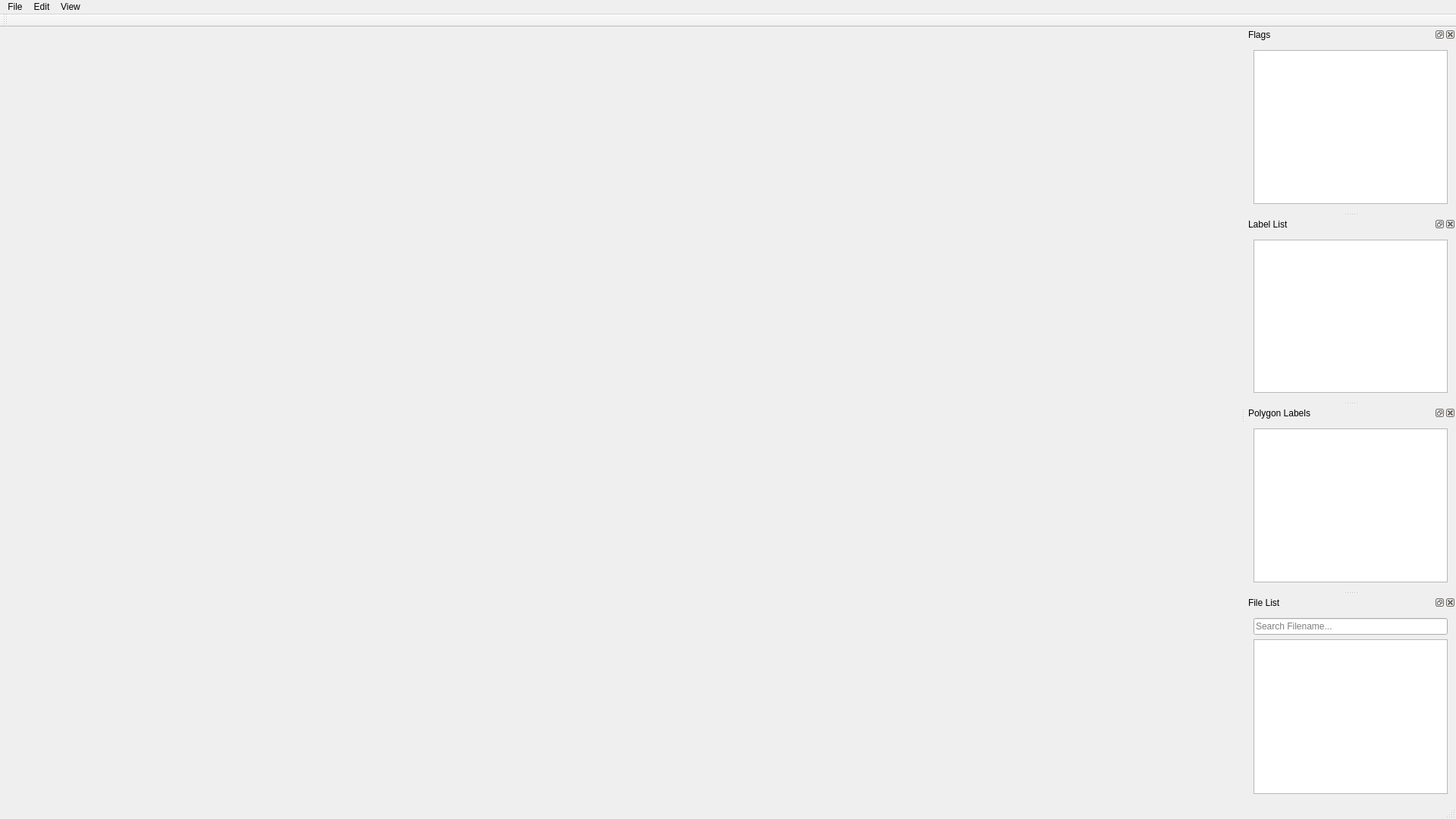
<?xml version="1.0" encoding="UTF-8"?>
<ui version="4.0">
 <class>MainWindow</class>
 <widget class="QMainWindow" name="MainWindow">
  <property name="geometry">
   <rect>
    <x>0</x>
    <y>0</y>
    <width>1920</width>
    <height>1080</height>
   </rect>
  </property>
  <property name="windowTitle">
   <string>MainWindow</string>
  </property>
  <widget class="QWidget" name="centralWidget"/>
  <widget class="QMenuBar" name="menuBar">
   <property name="geometry">
    <rect>
     <x>0</x>
     <y>0</y>
     <width>1920</width>
     <height>27</height>
    </rect>
   </property>
   <widget class="QMenu" name="menu_File">
    <property name="title">
     <string>File</string>
    </property>
    <addaction name="action_Open"/>
    <addaction name="action_Open_Dir"/>
    <addaction name="action_Open_Recent"/>
    <addaction name="action_Prev_Image"/>
    <addaction name="action_Next_Image"/>
    <addaction name="action_Save"/>
    <addaction name="action_Save_As"/>
    <addaction name="action_Save_Automatically"/>
    <addaction name="action_Change_Output_Dir"/>
    <addaction name="action_Close"/>
    <addaction name="action_Delete_File_2"/>
    <addaction name="separator"/>
    <addaction name="action_Quit"/>
   </widget>
   <widget class="QMenu" name="menu_Edit">
    <property name="title">
     <string>Edit</string>
    </property>
    <addaction name="actionCreate_Polygons"/>
    <addaction name="actionCreate_Rectangle"/>
    <addaction name="actionCreate_Circle"/>
    <addaction name="actionCreate_Line"/>
    <addaction name="actionCreate_Point"/>
    <addaction name="actionCreate_LineStrip"/>
    <addaction name="actionCreate_Curve"/>
    <addaction name="actionCreate_Freeform"/>
    <addaction name="actionEdit_Polygons"/>
    <addaction name="actionEdit_Label"/>
    <addaction name="actionDelete_Polygons"/>
    <addaction name="actionDuplicate_Polygons"/>
    <addaction name="separator"/>
    <addaction name="actionUndo"/>
    <addaction name="actionUndo_Last_Point"/>
    <addaction name="actionSelect_All"/>
    <addaction name="actionInvert_Selection"/>
    <addaction name="separator"/>
    <addaction name="actionPolygon_Line_Color"/>
    <addaction name="actionPolygon_Fill_Color"/>
    <addaction name="separator"/>
    <addaction name="actionKeep_Previous_Annotation"/>
   </widget>
   <widget class="QMenu" name="menu_View">
    <property name="title">
     <string>View</string>
    </property>
   </widget>
   <addaction name="menu_File"/>
   <addaction name="menu_Edit"/>
   <addaction name="menu_View"/>
  </widget>
  <widget class="QToolBar" name="mainToolBar">
   <attribute name="toolBarArea">
    <enum>TopToolBarArea</enum>
   </attribute>
   <attribute name="toolBarBreak">
    <bool>false</bool>
   </attribute>
  </widget>
  <widget class="QStatusBar" name="statusBar"/>
  <widget class="QDockWidget" name="dockWidget_5">
   <property name="minimumSize">
    <size>
     <width>200</width>
     <height>120</height>
    </size>
   </property>
   <property name="windowTitle">
    <string>Flags</string>
   </property>
   <attribute name="dockWidgetArea">
    <number>2</number>
   </attribute>
   <widget class="QWidget" name="dockWidgetContents_5">
    <layout class="QVBoxLayout" name="verticalLayout_4">
     <item>
      <widget class="QListWidget" name="listWidget"/>
     </item>
    </layout>
   </widget>
  </widget>
  <widget class="QDockWidget" name="dockWidget_6">
   <property name="windowTitle">
    <string>Label List</string>
   </property>
   <attribute name="dockWidgetArea">
    <number>2</number>
   </attribute>
   <widget class="QWidget" name="dockWidgetContents_6">
    <property name="styleSheet">
     <string notr="true"/>
    </property>
    <layout class="QVBoxLayout" name="verticalLayout_3">
     <item>
      <widget class="QListWidget" name="listWidget_2"/>
     </item>
    </layout>
   </widget>
  </widget>
  <widget class="QDockWidget" name="dockWidget">
   <property name="windowTitle">
    <string>Polygon Labels</string>
   </property>
   <attribute name="dockWidgetArea">
    <number>2</number>
   </attribute>
   <widget class="QWidget" name="dockWidgetContents">
    <layout class="QVBoxLayout" name="verticalLayout_2">
     <item>
      <widget class="QListWidget" name="listWidget_3"/>
     </item>
    </layout>
   </widget>
  </widget>
  <widget class="QDockWidget" name="dockWidget_2">
   <property name="windowTitle">
    <string>File List</string>
   </property>
   <attribute name="dockWidgetArea">
    <number>2</number>
   </attribute>
   <widget class="QWidget" name="dockWidgetContents_2">
    <layout class="QVBoxLayout" name="verticalLayout">
     <item>
      <widget class="QLineEdit" name="lineEdit">
       <property name="placeholderText">
        <string>Search Filename...</string>
       </property>
      </widget>
     </item>
     <item>
      <widget class="QListWidget" name="listWidget_4"/>
     </item>
    </layout>
   </widget>
  </widget>
  <action name="action_Open">
   <property name="text">
    <string>Open</string>
   </property>
  </action>
  <action name="action_Next_Image">
   <property name="text">
    <string>Next Image</string>
   </property>
  </action>
  <action name="action_Prev_Image">
   <property name="text">
    <string>Prev Image</string>
   </property>
  </action>
  <action name="action_Save">
   <property name="text">
    <string>Save</string>
   </property>
  </action>
  <action name="action_Save_As">
   <property name="text">
    <string>Save As</string>
   </property>
  </action>
  <action name="action_Delete_File">
   <property name="text">
    <string>Delete File</string>
   </property>
  </action>
  <action name="action_Open_Dir">
   <property name="text">
    <string>Open Dir</string>
   </property>
  </action>
  <action name="action_Open_Recent">
   <property name="text">
    <string>Open Recent</string>
   </property>
  </action>
  <action name="action_Save_Automatically">
   <property name="text">
    <string>Save Automatically</string>
   </property>
  </action>
  <action name="action_Change_Output_Dir">
   <property name="text">
    <string>Change Output Dir</string>
   </property>
  </action>
  <action name="action_Close">
   <property name="text">
    <string>Close</string>
   </property>
  </action>
  <action name="action_Delete_File_2">
   <property name="text">
    <string>Delete File</string>
   </property>
  </action>
  <action name="action_Quit">
   <property name="text">
    <string>Quit</string>
   </property>
  </action>
  <action name="actionCreate_Polygons">
   <property name="text">
    <string>Create Polygons</string>
   </property>
  </action>
  <action name="actionCreate_Rectangle">
   <property name="text">
    <string>Create Rectangle</string>
   </property>
  </action>
  <action name="actionCreate_Circle">
   <property name="text">
    <string>Create Circle</string>
   </property>
  </action>
  <action name="actionCreate_Line">
   <property name="text">
    <string>Create Line</string>
   </property>
  </action>
  <action name="actionCreate_Point">
   <property name="text">
    <string>Create Point</string>
   </property>
  </action>
  <action name="actionCreate_LineStrip">
   <property name="text">
    <string>Create LineStrip</string>
   </property>
  </action>
  <action name="actionCreate_Curve">
   <property name="text">
    <string>Create Curve</string>
   </property>
  </action>
  <action name="actionCreate_Freeform">
   <property name="text">
    <string>Create Freeform</string>
   </property>
  </action>
  <action name="actionEdit_Polygons">
   <property name="text">
    <string>Edit Polygons</string>
   </property>
  </action>
  <action name="actionDelete_Polygons">
   <property name="text">
    <string>Delete Polygons</string>
   </property>
  </action>
  <action name="actionDuplicate_Polygons">
   <property name="text">
    <string>Duplicate Polygons</string>
   </property>
  </action>
  <action name="actionEdit_Label">
   <property name="text">
    <string>Edit Label</string>
   </property>
  </action>
  <action name="actionUndo">
   <property name="text">
    <string>Undo</string>
   </property>
  </action>
  <action name="actionUndo_Last_Point">
   <property name="text">
    <string>Undo Last Point</string>
   </property>
  </action>
  <action name="actionSelect_All">
   <property name="text">
    <string>Select All</string>
   </property>
  </action>
  <action name="actionInvert_Selection">
   <property name="text">
    <string>Invert Selection</string>
   </property>
  </action>
  <action name="actionPolygon_Line_Color">
   <property name="text">
    <string>Polygon Line Color</string>
   </property>
  </action>
  <action name="actionPolygon_Fill_Color">
   <property name="text">
    <string>Polygon Fill Color</string>
   </property>
  </action>
  <action name="actionKeep_Previous_Annotation">
   <property name="text">
    <string>Keep Previous Annotation</string>
   </property>
  </action>
 </widget>
 <layoutdefault spacing="6" margin="11"/>
 <resources/>
 <connections/>
</ui>
